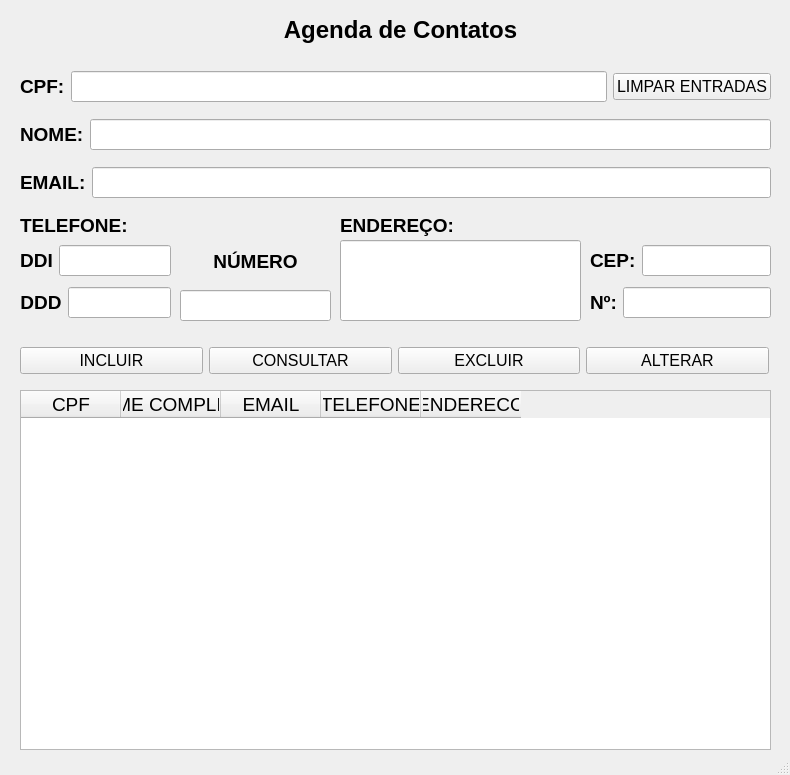
<?xml version="1.0" encoding="UTF-8"?>
<ui version="4.0">
 <class>MainWindow</class>
 <widget class="QMainWindow" name="MainWindow">
  <property name="geometry">
   <rect>
    <x>0</x>
    <y>0</y>
    <width>790</width>
    <height>775</height>
   </rect>
  </property>
  <property name="sizePolicy">
   <sizepolicy hsizetype="Fixed" vsizetype="Fixed">
    <horstretch>0</horstretch>
    <verstretch>0</verstretch>
   </sizepolicy>
  </property>
  <property name="minimumSize">
   <size>
    <width>790</width>
    <height>775</height>
   </size>
  </property>
  <property name="maximumSize">
   <size>
    <width>790</width>
    <height>775</height>
   </size>
  </property>
  <property name="windowTitle">
   <string>MainWindow</string>
  </property>
  <widget class="QWidget" name="centralwidget">
   <widget class="QLabel" name="label">
    <property name="geometry">
     <rect>
      <x>250</x>
      <y>10</y>
      <width>301</width>
      <height>41</height>
     </rect>
    </property>
    <property name="text">
     <string>&lt;html&gt;&lt;head/&gt;&lt;body&gt;&lt;p align=&quot;center&quot;&gt;&lt;span style=&quot; font-size:18pt; font-weight:700;&quot;&gt;Agenda de Contatos&lt;/span&gt;&lt;/p&gt;&lt;/body&gt;&lt;/html&gt;</string>
    </property>
   </widget>
   <widget class="QTableWidget" name="tableWidgetSaida">
    <property name="geometry">
     <rect>
      <x>20</x>
      <y>390</y>
      <width>751</width>
      <height>360</height>
     </rect>
    </property>
    <property name="sizePolicy">
     <sizepolicy hsizetype="Fixed" vsizetype="Fixed">
      <horstretch>0</horstretch>
      <verstretch>0</verstretch>
     </sizepolicy>
    </property>
    <property name="minimumSize">
     <size>
      <width>751</width>
      <height>360</height>
     </size>
    </property>
    <property name="maximumSize">
     <size>
      <width>751</width>
      <height>360</height>
     </size>
    </property>
    <column>
     <property name="text">
      <string>CPF</string>
     </property>
     <property name="font">
      <font>
       <pointsize>14</pointsize>
      </font>
     </property>
    </column>
    <column>
     <property name="text">
      <string>NOME COMPLETO</string>
     </property>
     <property name="font">
      <font>
       <pointsize>14</pointsize>
      </font>
     </property>
    </column>
    <column>
     <property name="text">
      <string>EMAIL</string>
     </property>
     <property name="font">
      <font>
       <pointsize>14</pointsize>
      </font>
     </property>
    </column>
    <column>
     <property name="text">
      <string>TELEFONE</string>
     </property>
     <property name="font">
      <font>
       <pointsize>14</pointsize>
      </font>
     </property>
    </column>
    <column>
     <property name="text">
      <string>ENDERECO</string>
     </property>
     <property name="font">
      <font>
       <pointsize>14</pointsize>
      </font>
     </property>
    </column>
   </widget>
   <widget class="QWidget" name="layoutWidget">
    <property name="geometry">
     <rect>
      <x>20</x>
      <y>340</y>
      <width>749</width>
      <height>41</height>
     </rect>
    </property>
    <layout class="QHBoxLayout" name="horizontalLayout_5">
     <item>
      <widget class="QPushButton" name="pushButtonIncluir">
       <property name="font">
        <font>
         <pointsize>12</pointsize>
        </font>
       </property>
       <property name="text">
        <string>INCLUIR</string>
       </property>
      </widget>
     </item>
     <item>
      <widget class="QPushButton" name="pushButtonConsultar">
       <property name="font">
        <font>
         <pointsize>12</pointsize>
        </font>
       </property>
       <property name="text">
        <string>CONSULTAR</string>
       </property>
      </widget>
     </item>
     <item>
      <widget class="QPushButton" name="pushButtonExcluir">
       <property name="font">
        <font>
         <pointsize>12</pointsize>
        </font>
       </property>
       <property name="text">
        <string>EXCLUIR</string>
       </property>
      </widget>
     </item>
     <item>
      <widget class="QPushButton" name="pushButtonAlterar">
       <property name="font">
        <font>
         <pointsize>12</pointsize>
        </font>
       </property>
       <property name="text">
        <string>ALTERAR</string>
       </property>
      </widget>
     </item>
    </layout>
   </widget>
   <widget class="QLabel" name="label_6">
    <property name="geometry">
     <rect>
      <x>20</x>
      <y>210</y>
      <width>161</width>
      <height>31</height>
     </rect>
    </property>
    <property name="text">
     <string>&lt;html&gt;&lt;head/&gt;&lt;body&gt;&lt;p&gt;&lt;span style=&quot; font-size:14pt; font-weight:700;&quot;&gt;TELEFONE:&lt;/span&gt;&lt;/p&gt;&lt;/body&gt;&lt;/html&gt;</string>
    </property>
   </widget>
   <widget class="QWidget" name="layoutWidget">
    <property name="geometry">
     <rect>
      <x>20</x>
      <y>60</y>
      <width>751</width>
      <height>151</height>
     </rect>
    </property>
    <layout class="QVBoxLayout" name="verticalLayout">
     <item>
      <layout class="QHBoxLayout" name="horizontalLayout">
       <item>
        <widget class="QLabel" name="label_2">
         <property name="text">
          <string>&lt;html&gt;&lt;head/&gt;&lt;body&gt;&lt;p&gt;&lt;span style=&quot; font-size:14pt; font-weight:700;&quot;&gt;CPF:&lt;/span&gt;&lt;/p&gt;&lt;/body&gt;&lt;/html&gt;</string>
         </property>
        </widget>
       </item>
       <item>
        <widget class="QLineEdit" name="lineEditCpf">
         <property name="font">
          <font>
           <pointsize>14</pointsize>
          </font>
         </property>
        </widget>
       </item>
       <item>
        <widget class="QPushButton" name="pushButtonLimpar">
         <property name="font">
          <font>
           <family>Arial</family>
           <pointsize>12</pointsize>
          </font>
         </property>
         <property name="text">
          <string>LIMPAR ENTRADAS</string>
         </property>
        </widget>
       </item>
      </layout>
     </item>
     <item>
      <layout class="QHBoxLayout" name="horizontalLayout_2">
       <item>
        <widget class="QLabel" name="label_4">
         <property name="text">
          <string>&lt;html&gt;&lt;head/&gt;&lt;body&gt;&lt;p&gt;&lt;span style=&quot; font-size:14pt; font-weight:700;&quot;&gt;NOME:&lt;/span&gt;&lt;/p&gt;&lt;/body&gt;&lt;/html&gt;</string>
         </property>
        </widget>
       </item>
       <item>
        <widget class="QLineEdit" name="lineEditNomeCompleto">
         <property name="font">
          <font>
           <pointsize>14</pointsize>
          </font>
         </property>
        </widget>
       </item>
      </layout>
     </item>
     <item>
      <layout class="QHBoxLayout" name="horizontalLayout_3">
       <item>
        <widget class="QLabel" name="label_3">
         <property name="text">
          <string>&lt;html&gt;&lt;head/&gt;&lt;body&gt;&lt;p&gt;&lt;span style=&quot; font-size:14pt; font-weight:700;&quot;&gt;EMAIL:&lt;/span&gt;&lt;/p&gt;&lt;/body&gt;&lt;/html&gt;</string>
         </property>
        </widget>
       </item>
       <item>
        <widget class="QLineEdit" name="lineEditEmail">
         <property name="font">
          <font>
           <pointsize>14</pointsize>
          </font>
         </property>
        </widget>
       </item>
      </layout>
     </item>
    </layout>
   </widget>
   <widget class="QLabel" name="label_12">
    <property name="geometry">
     <rect>
      <x>340</x>
      <y>210</y>
      <width>161</width>
      <height>31</height>
     </rect>
    </property>
    <property name="text">
     <string>&lt;html&gt;&lt;head/&gt;&lt;body&gt;&lt;p&gt;&lt;span style=&quot; font-size:14pt; font-weight:700;&quot;&gt;ENDEREÇO:&lt;/span&gt;&lt;/p&gt;&lt;/body&gt;&lt;/html&gt;</string>
    </property>
   </widget>
   <widget class="QLineEdit" name="lineEditLogradouro">
    <property name="geometry">
     <rect>
      <x>340</x>
      <y>240</y>
      <width>241</width>
      <height>81</height>
     </rect>
    </property>
    <property name="font">
     <font>
      <pointsize>14</pointsize>
     </font>
    </property>
    <property name="toolTip">
     <string>Logradouro</string>
    </property>
    <property name="text">
     <string/>
    </property>
   </widget>
   <widget class="QWidget" name="layoutWidget">
    <property name="geometry">
     <rect>
      <x>180</x>
      <y>240</y>
      <width>151</width>
      <height>81</height>
     </rect>
    </property>
    <layout class="QVBoxLayout" name="verticalLayout2">
     <item>
      <widget class="QLabel" name="label_8">
       <property name="text">
        <string>&lt;html&gt;&lt;head/&gt;&lt;body&gt;&lt;p align=&quot;center&quot;&gt;&lt;span style=&quot; font-size:14pt; font-weight:700;&quot;&gt;NÚMERO&lt;/span&gt;&lt;/p&gt;&lt;/body&gt;&lt;/html&gt;</string>
       </property>
      </widget>
     </item>
     <item>
      <widget class="QLineEdit" name="lineEditNumero">
       <property name="font">
        <font>
         <pointsize>14</pointsize>
        </font>
       </property>
      </widget>
     </item>
    </layout>
   </widget>
   <widget class="QWidget" name="layoutWidget">
    <property name="geometry">
     <rect>
      <x>20</x>
      <y>240</y>
      <width>151</width>
      <height>85</height>
     </rect>
    </property>
    <layout class="QVBoxLayout" name="verticalLayout1">
     <item>
      <layout class="QHBoxLayout" name="horizontalLayout_4">
       <item>
        <widget class="QLabel" name="label_7">
         <property name="text">
          <string>&lt;html&gt;&lt;head/&gt;&lt;body&gt;&lt;p align=&quot;center&quot;&gt;&lt;span style=&quot; font-size:14pt; font-weight:700;&quot;&gt;DDI&lt;/span&gt;&lt;/p&gt;&lt;/body&gt;&lt;/html&gt;</string>
         </property>
        </widget>
       </item>
       <item>
        <widget class="QLineEdit" name="lineEditDdi">
         <property name="font">
          <font>
           <pointsize>14</pointsize>
          </font>
         </property>
        </widget>
       </item>
      </layout>
     </item>
     <item>
      <layout class="QHBoxLayout" name="horizontalLayout_8">
       <item>
        <widget class="QLabel" name="label_5">
         <property name="text">
          <string>&lt;html&gt;&lt;head/&gt;&lt;body&gt;&lt;p align=&quot;center&quot;&gt;&lt;span style=&quot; font-size:14pt; font-weight:700;&quot;&gt;DDD&lt;/span&gt;&lt;/p&gt;&lt;/body&gt;&lt;/html&gt;</string>
         </property>
        </widget>
       </item>
       <item>
        <widget class="QLineEdit" name="lineEditDdd">
         <property name="font">
          <font>
           <pointsize>14</pointsize>
          </font>
         </property>
        </widget>
       </item>
      </layout>
     </item>
    </layout>
   </widget>
   <widget class="QWidget" name="layoutWidget">
    <property name="geometry">
     <rect>
      <x>590</x>
      <y>240</y>
      <width>181</width>
      <height>85</height>
     </rect>
    </property>
    <layout class="QVBoxLayout" name="verticalLayout4">
     <item>
      <layout class="QHBoxLayout" name="horizontalLayout_9">
       <item>
        <widget class="QLabel" name="label_10">
         <property name="text">
          <string>&lt;html&gt;&lt;head/&gt;&lt;body&gt;&lt;p&gt;&lt;span style=&quot; font-size:14pt; font-weight:700;&quot;&gt;CEP:&lt;/span&gt;&lt;/p&gt;&lt;/body&gt;&lt;/html&gt;</string>
         </property>
        </widget>
       </item>
       <item>
        <widget class="QLineEdit" name="lineEditCep">
         <property name="font">
          <font>
           <pointsize>14</pointsize>
          </font>
         </property>
        </widget>
       </item>
      </layout>
     </item>
     <item>
      <layout class="QHBoxLayout" name="horizontalLayout_10">
       <item>
        <widget class="QLabel" name="label_11">
         <property name="text">
          <string>&lt;html&gt;&lt;head/&gt;&lt;body&gt;&lt;p&gt;&lt;span style=&quot; font-size:14pt; font-weight:700;&quot;&gt;Nº:&lt;/span&gt;&lt;/p&gt;&lt;/body&gt;&lt;/html&gt;</string>
         </property>
        </widget>
       </item>
       <item>
        <widget class="QLineEdit" name="lineEditNumeroEndereco">
         <property name="font">
          <font>
           <pointsize>14</pointsize>
          </font>
         </property>
        </widget>
       </item>
      </layout>
     </item>
    </layout>
   </widget>
  </widget>
  <widget class="QMenuBar" name="menubar">
   <property name="geometry">
    <rect>
     <x>0</x>
     <y>0</y>
     <width>790</width>
     <height>26</height>
    </rect>
   </property>
  </widget>
  <widget class="QStatusBar" name="statusbar"/>
 </widget>
 <resources/>
 <connections/>
</ui>
